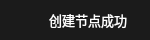
<?xml version="1.0" encoding="UTF-8"?>
<ui version="4.0">
 <class>zookeepertipswidget</class>
 <widget class="QWidget" name="zookeepertipswidget">
  <property name="geometry">
   <rect>
    <x>0</x>
    <y>0</y>
    <width>150</width>
    <height>40</height>
   </rect>
  </property>
  <property name="minimumSize">
   <size>
    <width>150</width>
    <height>40</height>
   </size>
  </property>
  <property name="maximumSize">
   <size>
    <width>150</width>
    <height>40</height>
   </size>
  </property>
  <property name="font">
   <font>
    <family>OPPOSans B</family>
    <pointsize>10</pointsize>
    <stylestrategy>PreferAntialias</stylestrategy>
   </font>
  </property>
  <property name="windowTitle">
   <string>Form</string>
  </property>
  <property name="styleSheet">
   <string notr="true">#zookeepertipswidget{
background-color: rgb(27, 27, 27);
border-radius: 10px;
}
</string>
  </property>
  <layout class="QVBoxLayout" name="verticalLayout">
   <property name="leftMargin">
    <number>0</number>
   </property>
   <property name="topMargin">
    <number>0</number>
   </property>
   <property name="rightMargin">
    <number>0</number>
   </property>
   <property name="bottomMargin">
    <number>0</number>
   </property>
   <item>
    <widget class="QWidget" name="widget" native="true">
     <property name="styleSheet">
      <string notr="true"/>
     </property>
     <layout class="QHBoxLayout" name="horizontalLayout">
      <property name="leftMargin">
       <number>0</number>
      </property>
      <property name="topMargin">
       <number>0</number>
      </property>
      <property name="rightMargin">
       <number>0</number>
      </property>
      <property name="bottomMargin">
       <number>0</number>
      </property>
      <item>
       <spacer name="horizontalSpacer">
        <property name="orientation">
         <enum>Qt::Horizontal</enum>
        </property>
        <property name="sizeHint" stdset="0">
         <size>
          <width>40</width>
          <height>20</height>
         </size>
        </property>
       </spacer>
      </item>
      <item>
       <widget class="QLabel" name="label_icon">
        <property name="minimumSize">
         <size>
          <width>20</width>
          <height>20</height>
         </size>
        </property>
        <property name="maximumSize">
         <size>
          <width>20</width>
          <height>20</height>
         </size>
        </property>
        <property name="font">
         <font>
          <stylestrategy>NoAntialias</stylestrategy>
         </font>
        </property>
        <property name="styleSheet">
         <string notr="true">image: url(:/lib/node.png);</string>
        </property>
        <property name="text">
         <string/>
        </property>
       </widget>
      </item>
      <item>
       <widget class="QLabel" name="label_message">
        <property name="font">
         <font>
          <family>OPPOSans B</family>
          <pointsize>10</pointsize>
          <weight>50</weight>
          <bold>false</bold>
          <stylestrategy>PreferAntialias</stylestrategy>
         </font>
        </property>
        <property name="styleSheet">
         <string notr="true">color: rgb(255, 255, 255);</string>
        </property>
        <property name="text">
         <string>创建节点成功</string>
        </property>
       </widget>
      </item>
      <item>
       <spacer name="horizontalSpacer_2">
        <property name="orientation">
         <enum>Qt::Horizontal</enum>
        </property>
        <property name="sizeHint" stdset="0">
         <size>
          <width>40</width>
          <height>20</height>
         </size>
        </property>
       </spacer>
      </item>
     </layout>
    </widget>
   </item>
  </layout>
 </widget>
 <resources/>
 <connections/>
</ui>
